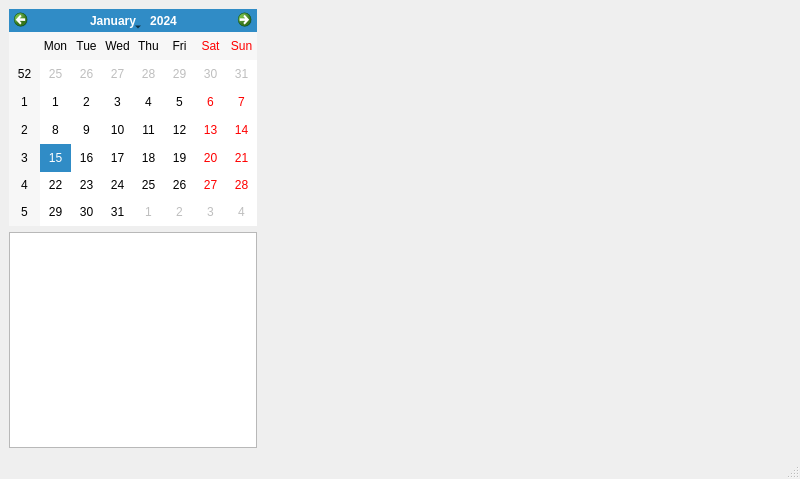
<?xml version="1.0" encoding="UTF-8"?>
<ui version="4.0">
 <class>MainWindow</class>
 <widget class="QMainWindow" name="MainWindow">
  <property name="geometry">
   <rect>
    <x>0</x>
    <y>0</y>
    <width>800</width>
    <height>479</height>
   </rect>
  </property>
  <property name="windowTitle">
   <string>MainWindow</string>
  </property>
  <widget class="QWidget" name="centralwidget">
   <layout class="QHBoxLayout" name="horizontalLayout" stretch="3,7">
    <item>
     <layout class="QVBoxLayout" name="verticalLayout" stretch="0,0">
      <item>
       <widget class="QCalendarWidget" name="calendarWidget"/>
      </item>
      <item>
       <widget class="QTextBrowser" name="textBrowser"/>
      </item>
     </layout>
    </item>
    <item>
     <widget class="QChartView" name="widgetMain" native="true"/>
    </item>
   </layout>
  </widget>
  <widget class="QMenuBar" name="menubar">
   <property name="geometry">
    <rect>
     <x>0</x>
     <y>0</y>
     <width>800</width>
     <height>22</height>
    </rect>
   </property>
  </widget>
  <widget class="QStatusBar" name="statusbar"/>
 </widget>
 <customwidgets>
  <customwidget>
   <class>QChartView</class>
   <extends>QWidget</extends>
   <header>qchartview.h</header>
   <container>1</container>
  </customwidget>
 </customwidgets>
 <resources/>
 <connections/>
</ui>
